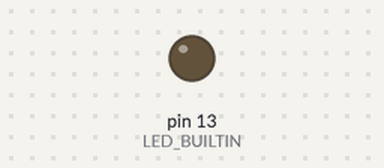
The sketch below on a simulated Arduino Uno, built with avr-gcc and run on an emulated ATmega328P. Shown: output pins drawn as LEDs (lit = HIGH).

Above: at 0.4 s.
At 2.8 s:
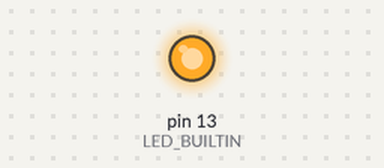
Timing chart, 0 to 4.1 s (numbered marks = the images above):
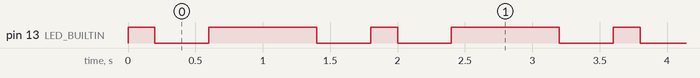

Measured:
- by itself, pin 13 (LED_BUILTIN): repeats every 1.8 s: LOW 0.40 s, HIGH 0.80 s, LOW 0.40 s, HIGH 0.20 s
- by itself, everything shown: repeats every 1.8 s, in 4 steps

The sketch:

01-internal-led.ino
```cpp
// All the lines starting with "//" are comments and are used to
// explain what we do in the code. Make sure to comment all the
// stuff you do that is not super trivial

void setup() {
  // initialize pin LED_BUILTIN as an output
  pinMode(LED_BUILTIN, OUTPUT);
}

void loop() {
  // turn the LED on
  digitalWrite(LED_BUILTIN, HIGH);
  // wait for 200ms
  delay(200);

  // turn the LED off
  digitalWrite(LED_BUILTIN, LOW);
  // wait for 1000ms
  delay(400);

  // turn the LED on
  digitalWrite(LED_BUILTIN, HIGH);
  // wait for 200ms
  delay(800);

  // turn the LED off
  digitalWrite(LED_BUILTIN, LOW);
  // wait for 1000ms
  delay(400);
}

// The resulting blinking should look something like this:
// **____********____ ... and so on
```
